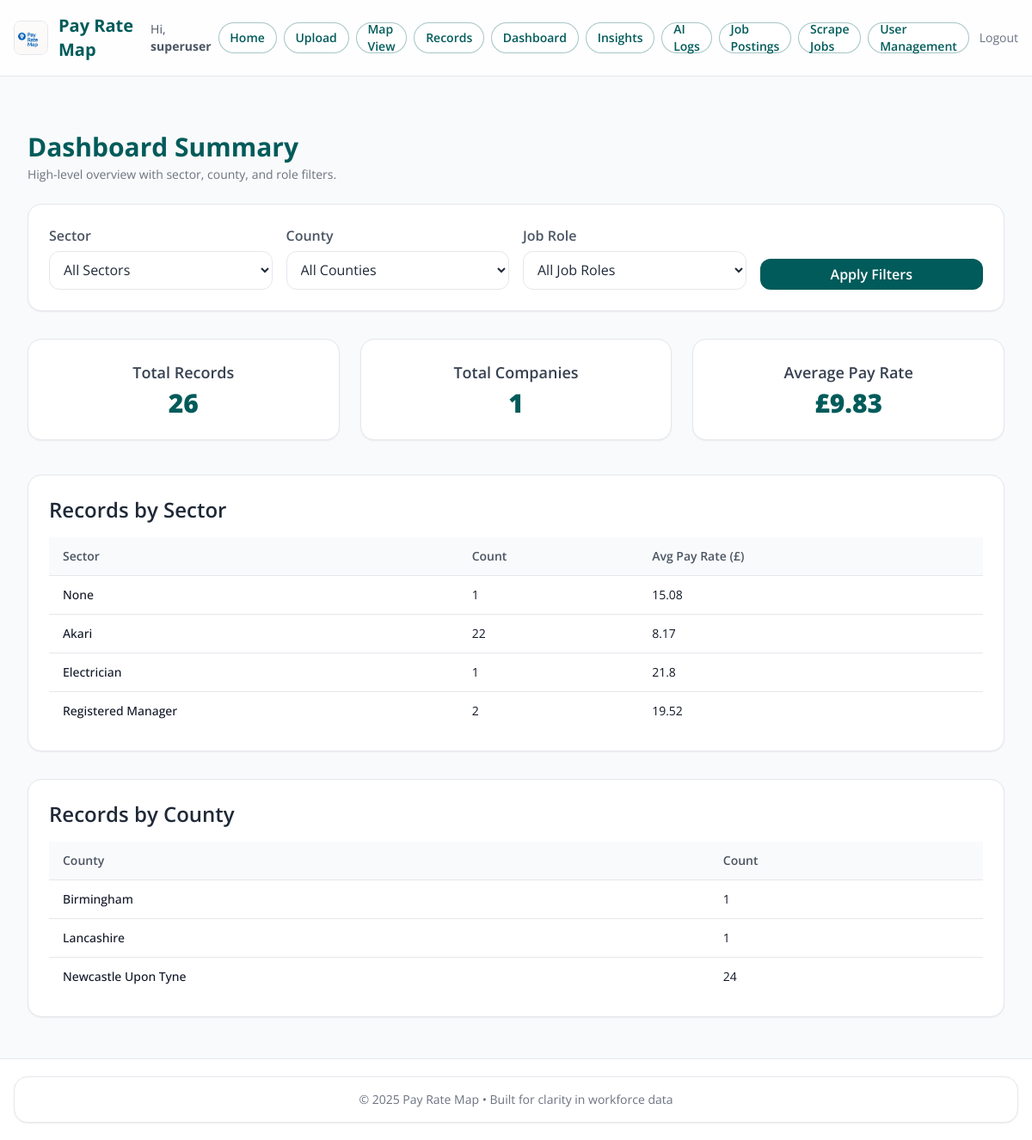
The app's page /dashboard (signed in) with its own data.
### models.py (models this page shows, shortened)
class User(UserMixin, db.Model):
    id = db.Column(db.Integer, primary_key=True)
    username = db.Column(db.String(150), unique=True, nullable=False)
    password = db.Column(db.String(200), nullable=False)
    admin_level = db.Column(db.Integer, default=0)  # 0=user, 1=admin, 2=superuser

class JobRecord(db.Model):
    __tablename__ = "job_record"
    id = db.Column(db.Integer, primary_key=True)
    company_id = db.Column(db.String(50), index=True)
    company_name = db.Column(db.String(100))
    sector = db.Column(db.String(50), index=True)
    job_role = db.Column(db.String(100), index=True)
    postcode = db.Column(db.String(20))
    county = db.Column(db.String(50), index=True)
    pay_rate = db.Column(db.Float)
    imported_month = db.Column(db.String(20), index=True)
    imported_year = db.Column(db.String(10), index=True)
    latitude = db.Column(db.Float)
    longitude = db.Column(db.Float)
    created_at = db.Column(db.DateTime, default=datetime.utcnow)
    imported_from_posting_id = db.Column(db.Integer)
    imported_at = db.Column(db.DateTime)
    external_url = db.Column(db.Text)
    logo_filename = db.Column(db.String(200))

### Old/app.py (the view)
@app.route("/dashboard")
@login_required
def dashboard():
    selected_sector = request.args.get("sector")
    selected_county = request.args.get("county")
    selected_role = request.args.get("role")
    filters = []
    if selected_sector:
        filters.append(JobRecord.sector == selected_sector)
    if selected_county:
        filters.append(JobRecord.county == selected_county)
    if selected_role:
        filters.append(JobRecord.job_role == selected_role)
    base_q = JobRecord.query.filter(*filters)
    filtered_records = base_q.all()
    total_records = len(filtered_records)
    total_companies = len({r.company_id for r in filtered_records})
    pays = [r.pay_rate for r in filtered_records if r.pay_rate is not None]
    avg_pay = round(sum(pays) / len(pays), 2) if pays else 0
    by_sector = (
        db.session.query(JobRecord.sector, func.count(), func.avg(JobRecord.pay_rate))
        .filter(*filters)
        .group_by(JobRecord.sector)
        .all()
    )
    by_county = (
        db.session.query(JobRecord.county, func.count())
        .filter(*filters)
        .group_by(JobRecord.county)
        .all()
    )
    opts = get_filter_options()
    return render_template(
        "dashboard.html",
        total_records=total_records,
        total_companies=total_companies,
        avg_pay=avg_pay,
        by_sector=by_sector,
        by_county=by_county,
        available_sectors=opts["sectors"],
        available_counties=opts["counties"],
        available_roles=opts["roles"],
    )

### Old/app.py (called while the page is built)
@login_manager.user_loader
def load_user(user_id: str):
    try:
        return db.session.get(User, int(user_id))
    except Exception:
        return None

def _ttl_cache(seconds: int = 120):
    def deco(fn):
        store = {"t": 0.0, "val": None}
        def wrapper(*a, **k):
            now = time.time()
            if now - store["t"] > seconds:
                store["val"] = fn(*a, **k)
                store["t"] = now
            return store["val"]
        return wrapper
    return deco

@app.context_processor
def inject_now():
    return {"current_year": datetime.now(timezone.utc).year}

### app/templates/dashboard.html (shortened to what this page needs)
{% extends "base.html" %}
{% block content %}
<div class="max-w-7xl mx-auto px-2 sm:px-4 py-6">
  <div class="mb-6">
    <h2 class="text-2xl sm:text-3xl font-bold" style="color: var(--brand);">Dashboard Summary</h2>
    <p class="text-sm text-gray-500 mt-1">High-level overview with sector, county, and role filters.</p>
  </div>
  <section class="card mb-8">
    <form method="GET" class="p-5 sm:p-6 grid grid-cols-1 sm:grid-cols-2 lg:grid-cols-4 gap-4">
      <div>
        <label for="sector" class="label">Sector</label>
        <select id="sector" name="sector" class="input">
          <option value="">All Sectors</option>
        </select>
      </div>
      <div>
        <label for="county" class="label">County</label>
        <select id="county" name="county" class="input">
          <option value="">All Counties</option>
        </select>
      </div>
      <div>
        <label for="role" class="label">Job Role</label>
        <select id="role" name="role" class="input">
          <option value="">All Job Roles</option>
        </select>
      </div>
      <div class="flex items-end">
        <button type="submit" class="btn btn-primary w-full">Apply Filters</button>
      </div>
    </form>
  </section>
  <section class="mb-10">
    <div class="grid grid-cols-1 sm:grid-cols-2 lg:grid-cols-3 gap-6">
      <div class="card p-6 text-center">
        <h3 class="text-base sm:text-lg font-semibold text-gray-700">Total Records</h3>
        <p class="text-2xl sm:text-3xl font-extrabold mt-1" style="color: var(--brand);">{{ total_records }}</p>
      </div>
      <div class="card p-6 text-center">
        <h3 class="text-base sm:text-lg font-semibold text-gray-700">Total Companies</h3>
        <p class="text-2xl sm:text-3xl font-extrabold mt-1" style="color: var(--brand);">{{ total_companies }}</p>
      </div>
      <div class="card p-6 text-center">
        <h3 class="text-base sm:text-lg font-semibold text-gray-700">Average Pay Rate</h3>
        <p class="text-2xl sm:text-3xl font-extrabold mt-1" style="color: var(--brand);">£{{ avg_pay | round(2) }}</p>
      </div>
    </div>
  </section>
  <section class="card mb-8">
    <div class="p-5 sm:p-6">
      <h3 class="text-xl sm:text-2xl font-semibold text-gray-800 mb-4">Records by Sector</h3>
      <div class="overflow-x-auto -mx-5 sm:mx-0">
        <table class="min-w-full text-sm">
          <thead class="text-left bg-gray-50">
            <tr class="text-gray-600">
              <th class="py-3 px-5 sm:px-4 font-semibold whitespace-nowrap">Sector</th>
              <th class="py-3 px-5 sm:px-4 font-semibold whitespace-nowrap">Count</th>
              <th class="py-3 px-5 sm:px-4 font-semibold whitespace-nowrap">Avg Pay Rate (£)</th>
            </tr>
          </thead>
          <tbody class="bg-white">
            {% for sector, count, avg in by_sector %}
            <tr class="border-t hover:bg-gray-50">
              <td class="py-3 px-5 sm:px-4 font-medium text-gray-900">{{ sector }}</td>
              <td class="py-3 px-5 sm:px-4">{{ count }}</td>
              <td class="py-3 px-5 sm:px-4">{{ avg | round(2) }}</td>
            </tr>
            {% endfor %}
          </tbody>
        </table>
      </div>
    </div>
  </section>
  <section class="card">
    <div class="p-5 sm:p-6">
      <h3 class="text-xl sm:text-2xl font-semibold text-gray-800 mb-4">Records by County</h3>
      <div class="overflow-x-auto -mx-5 sm:mx-0">
        <table class="min-w-full text-sm">
          <thead class="text-left bg-gray-50">
            <tr class="text-gray-600">
              <th class="py-3 px-5 sm:px-4 font-semibold whitespace-nowrap">County</th>
              <th class="py-3 px-5 sm:px-4 font-semibold whitespace-nowrap">Count</th>
            </tr>
          </thead>
          <tbody class="bg-white">
            {% for county, count in by_county %}
            <tr class="border-t hover:bg-gray-50">
              <td class="py-3 px-5 sm:px-4 font-medium text-gray-900">{{ county or "Unknown" }}</td>
              <td class="py-3 px-5 sm:px-4">{{ count }}</td>
            </tr>
            {% endfor %}
          </tbody>
        </table>
      </div>
    </div>
  </section>
</div>
{% endblock %}

### app/templates/base.html (shortened to what this page needs)
<!DOCTYPE html>
<html lang="en">
<head>
  <link rel="stylesheet" href="https://cdn.jsdelivr.net/npm/tailwindcss@2.2.19/dist/tailwind.min.css" />
</head>
<body class="bg-gray-50 text-gray-900 min-h-screen flex flex-col">
  <header class="app-header border-b">
    <div class="max-w-7xl mx-auto px-4 py-4 flex justify-between items-center">
      <div class="flex items-center space-x-3">
        <img src="{{ url_for('static', filename='logo.png') }}" alt="Pay Rate Map Logo" class="h-10 w-auto rounded-lg border border-gray-200"
             onerror="this.onerror=null;this.src='{{ url_for('static', filename='logos/placeholder.png') }}';">
        <div>
          <h1 class="text-lg sm:text-xl font-bold" style="color: var(--brand);">Pay Rate Map</h1>
        </div>
      </div>
      <nav class="flex items-center gap-2 text-sm">
        {% if current_user.is_authenticated %}
          <span class="text-gray-600 hidden md:inline">Hi, <strong>{{ current_user.username }}</strong></span>
          <a href="{{ url_for('home') }}" class="nav-chip">Home</a>
          <a href="{{ url_for('upload.upload') }}" class="nav-chip">Upload</a>
          <a href="{{ url_for('maps.map_sector_select') }}" class="nav-chip">Map View</a>
          <a href="{{ url_for('records.records') }}" class="nav-chip">Records</a>
          {% if current_user.admin_level in [1, 2] %}
            <a href="{{ url_for('dashboard.dashboard') }}" class="nav-chip">Dashboard</a>
            <a href="{{ url_for('dashboard.insights') }}" class="nav-chip">Insights</a>
            <a href="{{ url_for('admin.ai_logs') }}" class="nav-chip">AI Logs</a>
            <a href="{{ url_for('admin.admin_jobs') }}" class="nav-chip">Job Postings</a>
            <a href="{{ url_for('admin.admin_job_scrape') }}" class="nav-chip">Scrape Jobs</a>
          {% endif %}
          {% if current_user.admin_level == 1 %}
            <a href="{{ url_for('admin.manage_users') }}" class="nav-chip">User Management</a>
          {% endif %}
          <a href="{{ url_for('auth.logout') }}" class="text-gray-500 hover:underline ml-1">Logout</a>
        {% else %}
          <a href="{{ url_for('auth.login') }}" class="btn btn-primary">Login</a>
        {% endif %}
      </nav>
    </div>
  </header>
  <main class="flex-grow max-w-7xl mx-auto px-4 py-6">
    {% block content %}{% endblock %}
  </main>
  <footer class="bg-white text-center text-sm text-gray-500 py-5 border-t">
    <div class="max-w-7xl mx-auto px-4">
      <div class="card p-4">
        <p>&copy; {{ current_year }} Pay Rate Map • Built for clarity in workforce data</p>
      </div>
    </div>
  </footer>
</body>
</html>

### app/templates/base.html (style rules this page uses)
:root { --brand: #005b5a; --brand-600: #0b6b6a; --ink: #1f2937; --ink-2: #4b5563; --muted: #f3f4f6; --card: #ffffff; --ring: rgba(0,91,90,0.3); --success-bg: #ecfdf5; --success-fg: #065f46; --info-bg: #eff6ff; --info-fg: #1e40af; --error-bg: #fef2f2; --error-fg: #991b1b; }
html, body { height: 100%; }
body { font-family: 'Open Sans', system-ui, -apple-system, Segoe UI, Roboto, Arial, sans-serif; }
.btn { display:inline-flex; align-items:center; justify-content:center; padding: 0.55rem 0.9rem; border-radius: 0.75rem; font-weight:600; line-height:1; transition: all .15s ease; border:1px solid transparent; }
.btn-primary { background: var(--brand); color:#fff; }
.card { background: var(--card); border-radius: 1rem; box-shadow: 0 1px 2px rgba(16,24,40,0.06); border: 1px solid #e5e7eb; }
.input { width: 100%; border:1px solid #e5e7eb; background:#fff; color:var(--ink); padding: .6rem .75rem; border-radius:.75rem; outline: none; transition: box-shadow .15s ease, border-color .15s ease; }
.label { display:block; font-weight:600; color: var(--ink-2); margin-bottom:.35rem; }
.nav-chip { display:inline-flex; align-items:center; height: 2.25rem; padding: 0 .8rem; border-radius: 9999px; font-weight:600; color: var(--brand); border:1px solid rgba(0,91,90,0.35); background:#fff; transition: all .15s ease; }
.app-header { position: sticky; top:0; z-index:40; background: #ffffffcc; backdrop-filter: saturate(180%) blur(6px); }

### records on screen
User: username "superuser"
JobRecord: sector "Electrician", id "1", avg "21.8", county "Birmingham"
JobRecord: county "Lancashire", count "1"
JobRecord: county "Newcastle Upon Tyne", id "24"

### other values on screen
{{ total_records }} "26"
{{ total_companies }} "1"
{{ avg_pay | round(2) }} "9.83"
{{ sector }} "None" "Akari" "Registered Manager"
{{ count }} "1" "22" "2"
{{ avg | round(2) }} "15.08" "8.17" "19.52"
